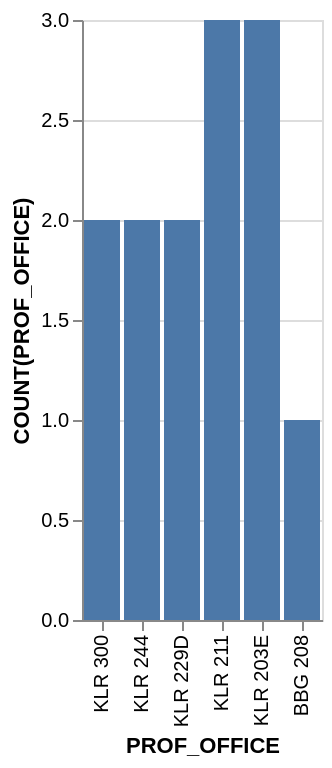

Write the Vega-Lite specification saved for this chart.
### Vega-Lite specification from a JSON file in a GitHub repository (floating-point values rounded to 4 significant figures)
{"data": {"values": [{"x_data": "KLR 300", "y_data": 2}, {"x_data": "KLR 244", "y_data": 2}, {"x_data": "KLR 229D", "y_data": 2}, {"x_data": "KLR 211", "y_data": 3}, {"x_data": "KLR 203E", "y_data": 3}, {"x_data": "BBG 208", "y_data": 1}]}, "mark": "bar", "encoding": {"x": {"field": "x_data", "type": "nominal", "title": "PROF_OFFICE", "sort": "descending"}, "y": {"field": "y_data", "type": "quantitative", "title": "COUNT(PROF_OFFICE)"}}}
